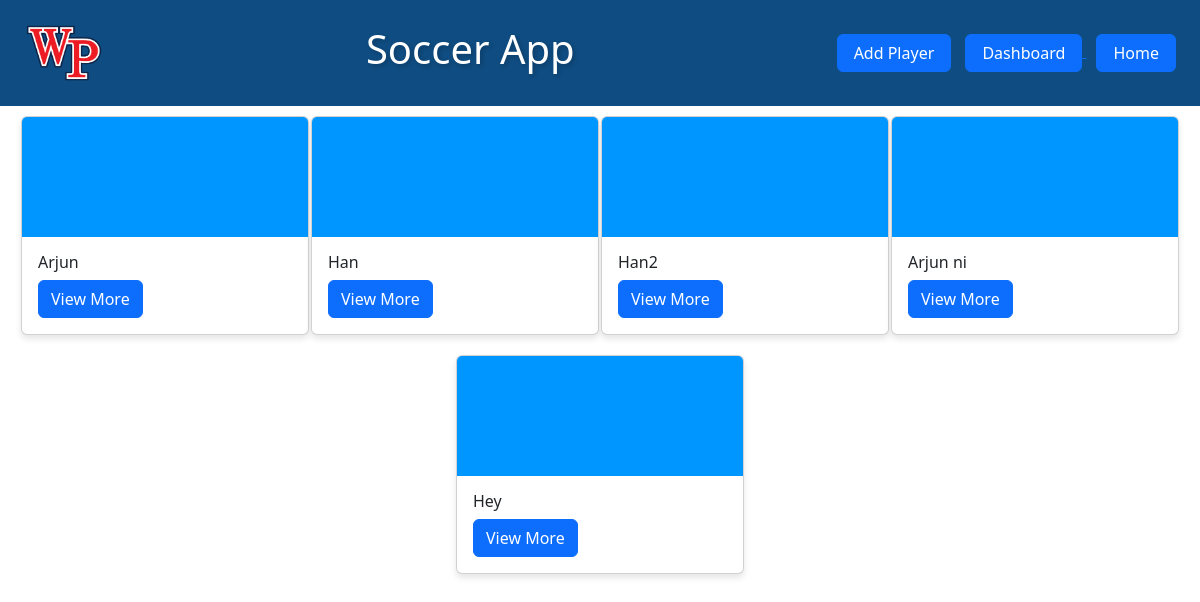
Page /playerhome/ on the earlier database version.
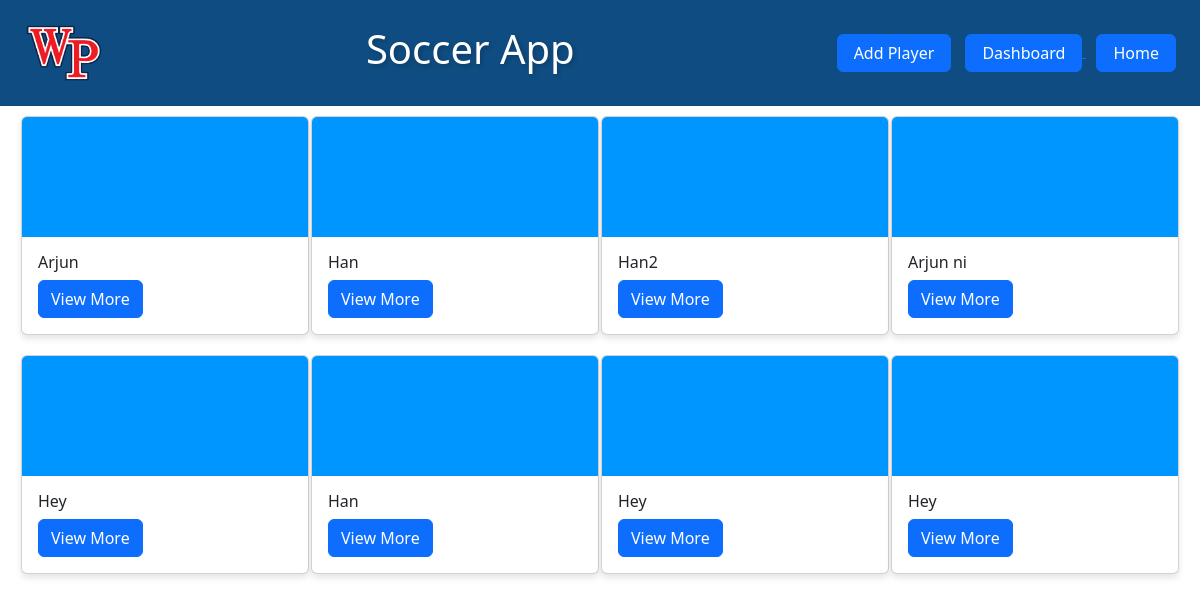
Same page on the later database version.
### application/models.py (models this page shows, shortened)
class Player(models.Model):
    name = models.CharField(max_length=100)
    user = models.ForeignKey(User, on_delete=models.CASCADE)
    def total_goals(self):
        return self.playergamestats_set.aggregate(Sum('goals'))['goals__sum'] or 0
    def total_assists(self):
        return self.playergamestats_set.aggregate(Sum('assists'))['assists__sum'] or 0
    def total_completed_passes(self):
        return self.playergamestats_set.aggregate(Sum('completed_passes'))['completed_passes__sum'] or 0
    def total_total_passes(self):
        return self.playergamestats_set.aggregate(Sum('total_passes'))['total_passes__sum'] or 0
    def total_turnovers(self):
        return self.playergamestats_set.aggregate(Sum('turnovers'))['turnovers__sum'] or 0
    def total_saves(self):
        return self.playergamestats_set.aggregate(Sum('saves'))['saves__sum'] or 0
    def total_clean_sheets(self):
        return self.playergamestats_set.aggregate(Sum('clean_sheets'))['clean_sheets__sum'] or 0
    def total_yellow_cards(self):
        return self.playergamestats_set.aggregate(Sum('yellow_cards'))['yellow_cards__sum'] or 0
    def total_red_cards(self):
        return self.playergamestats_set.aggregate(Sum('red_cards'))['red_cards__sum'] or 0

### application/views.py (the view)
# urls.py: path("playerhome/", views.playerhome, name='playerhome'),
def playerhome(request):
    players = Player.objects.all()
    form = PlayerForm()
    context = {
        'players': players,
        'form': form
    }
    return render(request, 'player.html', context)

### application/templates/player.html (shortened to what this page needs)
<!DOCTYPE html>
<html lang="en">
<head>
    <link rel="stylesheet" href="../static/k.css">
    <link rel="stylesheet" href="../static/player.css">
    <link href="https://cdn.jsdelivr.net/npm/bootstrap@5.3.2/dist/css/bootstrap.min.css" rel="stylesheet">
</head>
<body>
    <header class="container-fluid flex-header" style="margin-bottom: 10px;">
        <a href="/" class="link-body-emphasis text-decoration-none">
            <img class="logo" src="../static/images/WPS_Logo (1).png">
        </a>
        <h1>Soccer App</h1>
        <div>
            <button type="button" class="btn btn-primary px-3" data-bs-toggle="modal" data-bs-target="#addPlayerModal" style="width: auto; padding-left: 1rem; padding-right: 1rem; margin-left: 1rem;">
                Add Player
            </button>
            <a href="{%url 'dash'%}">
                <button type="button" class="btn btn-primary px-3" style="width: auto; padding-left: 1rem; padding-right: 1rem; margin-left: 10px;">
                    Dashboard
                </button>
            </a>
            <a href="{%url 'home'%}">
                <button type="button" class="btn btn-primary px-3" style="width: auto; padding-left: 1rem; padding-right: 1rem; margin-left: 10px;">
                    Home
                </button>
            </a>
        </div>
    </header>
        <div class="player-page-container" style="
            padding-left: 20px;
            padding-right: 20px;
            width: 100%;
            height: 100%;
            display: flex;
            flex-direction: row;
            justify-content: space-around;
            flex-wrap: wrap;"
            >
            {% for player in players %}
            <section>
                <div class="card" style="width: 18rem; margin-bottom: 20px;">
                    <img class="custom-img-height" style="height: 10vw; min-height: 10vw; object-fit: cover; " src="../static/images/bright-blue-color-solid-background-1920x1080 (1).png" alt="Card image cap">
                    <div class="card-body">
                        <h5 class="card-title">{{ player.name }}</h5>
                        <button href="#" class="btn btn-primary" data-bs-toggle="modal" data-bs-target="#playerInfoModal{{ player.id }}">
                        View More
                        </button>
                    </div>
                </div>
            </section>
            {% endfor %}
        </div>
</body>
</html>

Differences in the rows shown:
added Player: name "Han"
added Player: name "Hey"
added Player: name "Hey"
